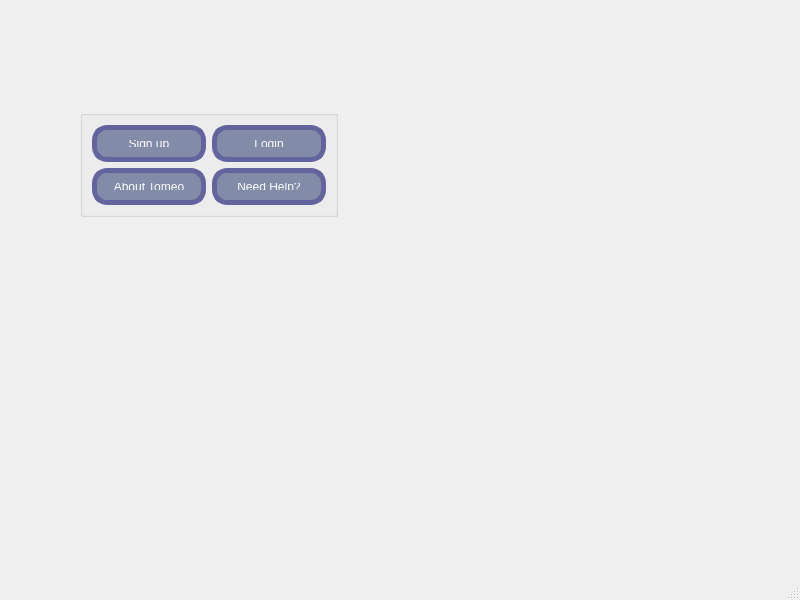
<?xml version="1.0" encoding="UTF-8"?>
<ui version="4.0">
 <class>MainWindow</class>
 <widget class="QMainWindow" name="MainWindow">
  <property name="geometry">
   <rect>
    <x>0</x>
    <y>0</y>
    <width>800</width>
    <height>600</height>
   </rect>
  </property>
  <property name="windowTitle">
   <string>Welcome</string>
  </property>
  <widget class="QWidget" name="centralwidget">
   <widget class="QGroupBox" name="groupButton">
    <property name="geometry">
     <rect>
      <x>80</x>
      <y>110</y>
      <width>258</width>
      <height>107</height>
     </rect>
    </property>
    <property name="title">
     <string/>
    </property>
    <layout class="QGridLayout" name="gridLayout">
     <item row="0" column="0">
      <layout class="QVBoxLayout" name="verticalLayout">
       <item>
        <layout class="QHBoxLayout" name="horizontalLayout">
         <item>
          <widget class="QPushButton" name="pushButton_2">
           <property name="styleSheet">
            <string notr="true">QPushButton {
  background-color: rgb(130, 139, 168);
  color: white;
  border-radius: 15px;
  padding: 10px;
  border: 5px solid rgb(99, 100, 157);
}
QPushButton:pressed {
  background-color: rgb(120, 138, 249);
}
QPushButton:hover {
  background-color: rgb(62, 76, 139);
  color: #1BC0FB;
}</string>
           </property>
           <property name="text">
            <string>Sign up</string>
           </property>
          </widget>
         </item>
         <item>
          <widget class="QPushButton" name="login">
           <property name="styleSheet">
            <string notr="true">QPushButton {
  background-color: rgb(130, 139, 168);
  color: white;
  border-radius: 15px;
  padding: 10px;
  border: 5px solid rgb(99, 100, 157);
}
QPushButton:pressed {
  background-color: rgb(120, 138, 249);
}
QPushButton:hover {
  background-color: rgb(62, 76, 139);
  color: #1BC0FB;
}</string>
           </property>
           <property name="text">
            <string>Login</string>
           </property>
          </widget>
         </item>
        </layout>
       </item>
       <item>
        <layout class="QHBoxLayout" name="horizontalLayout_2">
         <item>
          <widget class="QPushButton" name="pushButton_3">
           <property name="styleSheet">
            <string notr="true">QPushButton {
  background-color: rgb(130, 139, 168);
  color: white;
  border-radius: 15px;
  padding: 10px;
  border: 5px solid rgb(99, 100, 157);
}
QPushButton:pressed {
  background-color: rgb(120, 138, 249);
}
QPushButton:hover {
  background-color: rgb(62, 76, 139);
  color: #1BC0FB;
}</string>
           </property>
           <property name="text">
            <string>About Tomeo</string>
           </property>
          </widget>
         </item>
         <item>
          <widget class="QPushButton" name="pushButton_4">
           <property name="styleSheet">
            <string notr="true">QPushButton {
  background-color: rgb(130, 139, 168);
  color: white;
  border-radius: 15px;
  padding: 10px;
  border: 5px solid rgb(99, 100, 157);
}
QPushButton:pressed {
  background-color: rgb(120, 138, 249);
}
QPushButton:hover {
  background-color: rgb(62, 76, 139);
  color: #1BC0FB;
}</string>
           </property>
           <property name="text">
            <string>Need Help?</string>
           </property>
          </widget>
         </item>
        </layout>
       </item>
      </layout>
     </item>
    </layout>
   </widget>
  </widget>
  <widget class="QMenuBar" name="menubar">
   <property name="geometry">
    <rect>
     <x>0</x>
     <y>0</y>
     <width>800</width>
     <height>24</height>
    </rect>
   </property>
  </widget>
  <widget class="QStatusBar" name="statusbar"/>
 </widget>
 <resources/>
 <connections/>
</ui>
